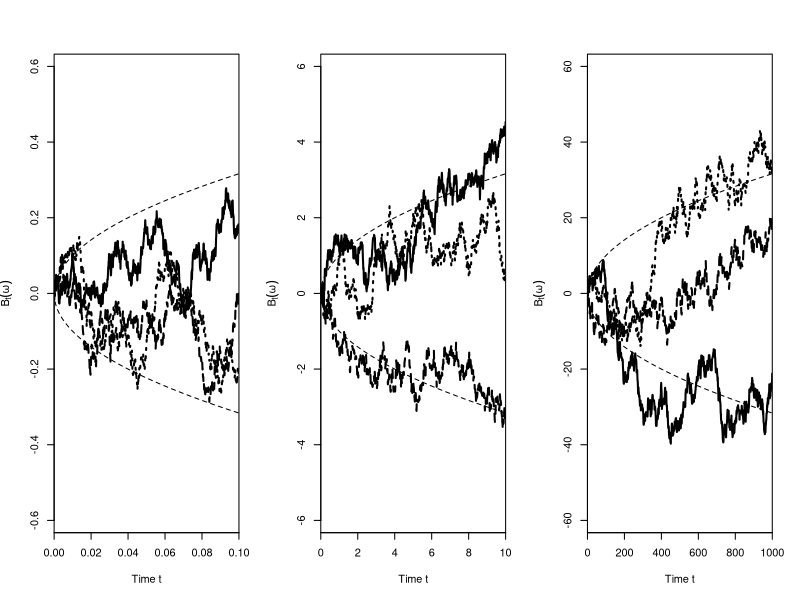

This chart was generated by the following R code:
# Figure to illustrate self-similarity of Brownian motion

# require(grid)
# require(lattice)

pdf("BMselfsimilar.pdf",width=8,height=4)

set.seed(123)

# No. sample paths
N <- 3

# Time
TimeScales <- c(0,0.1,10,1000)
Resolution <- TimeScales/1000

tvec <- 0

for(i in 2:length(TimeScales))
  {
    tvec <- c(tvec,seq(TimeScales[i-1],TimeScales[i],Resolution[i])[-1])
  }

dtvec <- diff(tvec)

Ndt <- length(dtvec)

# Simulate BM
dB <- array(0,c(Ndt,N))
for(j in 1:N)
  dB[,j] <- sqrt(dtvec)*rnorm(Ndt)

B <- apply(dB,2,function(db) c(0,cumsum(db)))

rB <- range(B)

Bscales <- 2*sqrt(TimeScales[-1])

par(mfrow=c(1,length(TimeScales)-1)) # ,cex=2,lab=c(1,2,5))
for(k in 1:(length(TimeScales)-1))
{
  plot(TimeScales[k+c(0,1)],Bscales[k]*c(1,-1),
       xlim=c(0,TimeScales[k+1]),
       xaxs = "i", yaxs = "i",
       type="n",xlab="Time t", ylab=expression(B[t](omega)))

  for(i in 1:N) lines(tvec,B[,i],lty=i,lwd=2)
  for(i in c(-1,1)) lines(tvec,i*sqrt(tvec),lty="dashed")
}  

dev.off()
